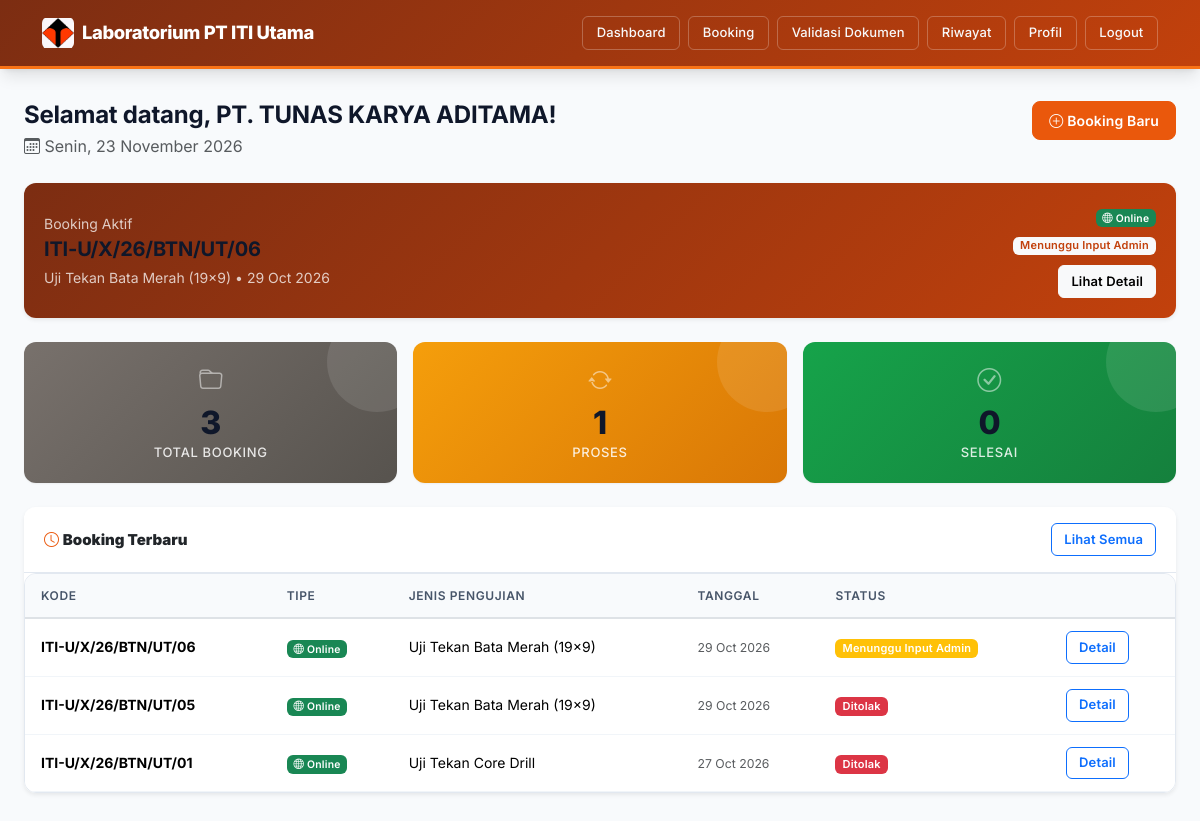
The app's page /pelanggan/dashboard.php (signed in) with its own data.
### tables this page shows
CREATE TABLE `users` (
  `id` bigint(20) UNSIGNED NOT NULL,
  `role` enum('pelanggan','admin','teknisi','owner') NOT NULL DEFAULT 'pelanggan',
  `nama_lengkap` varchar(150) NOT NULL,
  `nama_perusahaan` varchar(150) DEFAULT NULL COMMENT 'Diisi jika role = pelanggan (perusahaan/kontraktor)',
  `email` varchar(150) NOT NULL,
  `no_telepon` varchar(20) DEFAULT NULL,
  `alamat` text DEFAULT NULL,
  `password` varchar(255) NOT NULL,
  `foto_profil` varchar(255) DEFAULT NULL,
  `status_aktif` tinyint(1) NOT NULL DEFAULT 1,
  `email_verified_at` timestamp NULL DEFAULT NULL,
  `remember_token` varchar(100) DEFAULT NULL,
  `created_at` timestamp NULL DEFAULT current_timestamp(),
  `updated_at` timestamp NULL DEFAULT current_timestamp() ON UPDATE current_timestamp()
);

CREATE TABLE `bookings` (
  `id` bigint(20) UNSIGNED NOT NULL,
  `kode_booking` varchar(30) NOT NULL COMMENT 'Contoh: BK-20260716-0001',
  `user_id` bigint(20) UNSIGNED NOT NULL COMMENT 'Pelanggan yang melakukan booking',
  `jenis_pengujian_id` bigint(20) UNSIGNED NOT NULL,
  `penanggung_jawab` varchar(150) NOT NULL,
  `jumlah_sampel` int(10) UNSIGNED NOT NULL DEFAULT 1,
  `tanggal_pengujian_diminta` date NOT NULL,
  `dokumen_persyaratan` varchar(255) DEFAULT NULL COMMENT 'Path file dokumen yang diunggah',
  `estimasi_biaya` decimal(12,2) NOT NULL DEFAULT 0.00,
  `catatan_pelanggan` text DEFAULT NULL,
  `objek_pengujian` varchar(255) DEFAULT NULL,
  `proyek` varchar(255) DEFAULT NULL,
  `lokasi` varchar(255) DEFAULT NULL,
  `supplier` varchar(255) DEFAULT NULL,
  `tipe_booking` enum('online','offline') NOT NULL DEFAULT 'online',
  `bukti_transfer` varchar(255) DEFAULT NULL COMMENT 'Path file bukti transfer pembayaran',
  `status_booking` enum('menunggu_verifikasi','menunggu_pembayaran','pembayaran_diverifikasi','booking_diterima','jadwal_ditentukan','sampel_diterima','menunggu_diuji','sedang_diuji','menunggu_input_admin','validasi_hasil','selesai','ditolak') NOT NULL DEFAULT 'menunggu_verifikasi',
  `alasan_ditolak` text DEFAULT NULL,
  `diverifikasi_oleh` bigint(20) UNSIGNED DEFAULT NULL COMMENT 'Admin yang memverifikasi',
  `diverifikasi_pada` timestamp NULL DEFAULT NULL,
  `diverifikasi_pembayaran_oleh` bigint(20) UNSIGNED DEFAULT NULL,
  `tanggal_pembayaran` timestamp NULL DEFAULT NULL,
  `created_at` timestamp NULL DEFAULT current_timestamp(),
  `updated_at` timestamp NULL DEFAULT current_timestamp() ON UPDATE current_timestamp(),
  `mutu_beton` varchar(20) DEFAULT NULL,
  `sample_berat` decimal(10,2) DEFAULT NULL,
  `sample_diameter` decimal(10,2) DEFAULT NULL,
  `sample_tinggi` decimal(10,2) DEFAULT NULL,
  `sample_bentang_l` decimal(10,2) DEFAULT NULL,
  `sample_dimensi_b` decimal(10,2) DEFAULT NULL,
  `sample_dimensi_h` decimal(10,2) DEFAULT NULL,
  `sample_jenis_baja` varchar(20) DEFAULT NULL,
  `sample_panjang` decimal(10,2) DEFAULT NULL,
  `tambahan_cetak` tinyint(1) NOT NULL DEFAULT 0 COMMENT 'Pemotongan, Setting & Cetak Benda Uji (+250.000)',
  `tambahan_setting` tinyint(1) NOT NULL DEFAULT 0
);

CREATE TABLE `jenis_pengujian` (
  `id` bigint(20) UNSIGNED NOT NULL,
  `kategori` enum('beton','tanah','besi') NOT NULL,
  `nama_pengujian` varchar(150) NOT NULL,
  `deskripsi` text DEFAULT NULL,
  `satuan_sampel` varchar(50) DEFAULT NULL COMMENT 'Contoh: buah, titik, batang',
  `estimasi_durasi_hari` int(10) UNSIGNED DEFAULT NULL COMMENT 'Estimasi lama pengujian dalam hari',
  `harga` decimal(12,2) NOT NULL DEFAULT 0.00,
  `status_aktif` tinyint(1) NOT NULL DEFAULT 1,
  `created_at` timestamp NULL DEFAULT current_timestamp(),
  `updated_at` timestamp NULL DEFAULT current_timestamp() ON UPDATE current_timestamp()
);

### config/auth.php (called while the page is built, shortened)
<?php
function currentUser($pdo) {
    $stmt = $pdo->prepare("SELECT * FROM users WHERE id = ?");
    $stmt->execute([$_SESSION['user_id']]);
    return $stmt->fetch();
}

### config/labels.php (called while the page is built, shortened)
<?php
function labelStatus($status) {
    $map = [
        'menunggu_verifikasi'   => ['Menunggu Verifikasi', 'secondary'],
        'booking_diterima'      => ['Booking Diterima', 'info'],
        'jadwal_ditentukan'     => ['Jadwal Ditentukan', 'info'],
        'sampel_diterima'       => ['Sampel Diterima', 'primary'],
        'menunggu_diuji'        => ['Menunggu Diuji', 'warning'],
        'sedang_diuji'          => ['Sedang Diuji', 'primary'],
        'menunggu_input_admin'  => ['Menunggu Input Admin', 'warning'],
        'validasi_hasil'        => ['Validasi Hasil', 'warning'],
        'menunggu_pembayaran'   => ['Menunggu Pembayaran', 'warning'],
        'selesai'               => ['Selesai', 'success'],
        'ditolak'               => ['Ditolak', 'danger'],
    ];
    return $map[$status] ?? [$status, 'secondary'];
}

### pelanggan/dashboard.php (the view, shortened to what this page needs)
<?php
require '../config/database.php';
require '../config/auth.php';
$user = currentUser($pdo);
$hari = ['Minggu','Senin','Selasa','Rabu','Kamis','Jumat','Sabtu'];
$bulanArr = ['Januari','Februari','Maret','April','Mei','Juni','Juli','Agustus','September','Oktober','November','Desember'];
$tanggalHari = $hari[date('w')] . ', ' . date('d') . ' ' . $bulanArr[date('m')-1] . ' ' . date('Y');
$stmt = $pdo->prepare("SELECT status_booking, COUNT(*) as jumlah FROM bookings WHERE user_id = ? GROUP BY status_booking");
$stmt->execute([$user['id']]);
$ringkasan = $stmt->fetchAll();
$totalBooking = array_sum(array_column($ringkasan, 'jumlah'));
$totalProses = 0;
foreach ($ringkasan as $r) {
    if (!in_array($r['status_booking'], ['selesai', 'ditolak'], true)) {
        $totalProses += (int) $r['jumlah'];
    }
}
$bookingAktif = $pdo->prepare(
    "SELECT b.*, j.nama_pengujian FROM bookings b
     JOIN jenis_pengujian j ON b.jenis_pengujian_id = j.id
     WHERE b.user_id = ? AND b.status_booking NOT IN ('selesai','ditolak')
     ORDER BY b.created_at DESC LIMIT 1"
);
$bookingAktif->execute([$user['id']]);
$aktif = $bookingAktif->fetch();
$bookingSelesai = $pdo->prepare("SELECT COUNT(*) FROM bookings WHERE user_id = ? AND status_booking = 'selesai'");
$bookingSelesai->execute([$user['id']]);
$totalSelesai = $bookingSelesai->fetchColumn();
$stmtAll = $pdo->prepare(
    "SELECT b.*, j.nama_pengujian FROM bookings b
     JOIN jenis_pengujian j ON b.jenis_pengujian_id = j.id
     WHERE b.user_id = ? ORDER BY b.created_at DESC LIMIT 5"
);
$stmtAll->execute([$user['id']]);
$daftarTerbaru = $stmtAll->fetchAll();
require '../config/labels.php';
?>
<!DOCTYPE html>
<html lang="id">
<head>
    <link href="https://cdn.jsdelivr.net/npm/bootstrap@5.3.3/dist/css/bootstrap.min.css" rel="stylesheet">
    <link href="../assets/css/style.css" rel="stylesheet">
    <link href="https://cdn.jsdelivr.net/npm/bootstrap-icons@1.11.3/font/bootstrap-icons.min.css" rel="stylesheet">
</head>
<body>
    <nav class="navbar navbar-expand-lg navbar-custom navbar-pelanggan">
        <div class="container">
            <a class="navbar-brand text-white" href="dashboard.php"><img src="../img1.jpeg" alt="Logo"> Laboratorium PT ITI Utama</a>
            <div class="collapse navbar-collapse" id="navPelanggan">
                <div class="ms-auto d-flex align-items-center gap-2 nav-actions">
                    <a href="dashboard.php" class="btn btn-outline-light btn-sm">Dashboard</a>
                    <a href="booking.php" class="btn btn-outline-light btn-sm">Booking</a>
                    <a href="cek_booking.php" class="btn btn-outline-light btn-sm">Validasi Dokumen</a>
                    <a href="riwayat.php" class="btn btn-outline-light btn-sm">Riwayat</a>
                    <a href="profil.php" class="btn btn-outline-light btn-sm">Profil</a>
                    <a href="../auth/logout.php" class="btn btn-outline-light btn-sm">Logout</a>
                </div>
            </div>
        </div>
    </nav>
    <div class="page-container">
        <div class="d-flex justify-content-between align-items-start flex-wrap gap-2 mb-4">
            <div>
                <h4 class="mb-1">Selamat datang, <?= htmlspecialchars($user['nama_lengkap']) ?>!</h4>
                <p class="text-muted mb-0"><i class="bi bi-calendar3"></i> <?= $tanggalHari ?></p>
            </div>
            <a href="booking.php" class="btn btn-primary"><i class="bi bi-plus-circle"></i> Booking Baru</a>
        </div>
        <?php if ($aktif): [$label, $warna] = labelStatus($aktif['status_booking']); ?>
        <div class="card border-0 shadow-sm mb-4" style="background: linear-gradient(135deg, #7c2d12, #c2410c); color: #fff;">
            <div class="card-body">
                <div class="d-flex justify-content-between align-items-center">
                    <div>
                        <small class="opacity-75">Booking Aktif</small>
                        <h5 class="mb-1"><?= htmlspecialchars($aktif['kode_booking']) ?></h5>
                        <small class="opacity-75"><?= htmlspecialchars($aktif['nama_pengujian']) ?> &bull; <?= $aktif['tanggal_pengujian_diminta'] ? date('d M Y', strtotime($aktif['tanggal_pengujian_diminta'])) : '-' ?></small>
                    </div>
                    <div class="text-end">
                        <?php if (($aktif['tipe_booking'] ?? 'online') === 'online'): ?>
                            <span class="badge bg-success mb-1" style="font-size: 0.65rem;"><i class="bi bi-globe"></i> Online</span>
                        <?php else: ?>
                            <span class="badge bg-info mb-1" style="font-size: 0.65rem;"><i class="bi bi-building"></i> Offline</span>
                        <?php endif; ?>
                        <br>
                        <span class="badge bg-light" style="color: #c2410c;"><?= $label ?></span>
                        <br>
                        <a href="detail_booking.php?id=<?= $aktif['id'] ?>" class="btn btn-sm btn-light mt-2">Lihat Detail</a>
                    </div>
                </div>
            </div>
        </div>
        <?php endif; ?>
        <div class="row g-3 mb-4">
            <div class="col-4">
                <div class="card stat-card stat-secondary">
                    <div class="card-body text-center">
                        <i class="bi bi-folder" style="font-size: 1.5rem; opacity: 0.5;"></i>
                        <h3 class="mb-0 mt-1"><?= $totalBooking ?></h3>
                        <p>Total Booking</p>
                    </div>
                </div>
            </div>
            <div class="col-4">
                <div class="card stat-card stat-warning">
                    <div class="card-body text-center">
                        <i class="bi bi-arrow-repeat" style="font-size: 1.5rem; opacity: 0.5;"></i>
                        <h3 class="mb-0 mt-1"><?= $totalProses ?></h3>
                        <p>Proses</p>
                    </div>
                </div>
            </div>
            <div class="col-4">
                <div class="card stat-card stat-success">
                    <div class="card-body text-center">
                        <i class="bi bi-check-circle" style="font-size: 1.5rem; opacity: 0.5;"></i>
                        <h3 class="mb-0 mt-1"><?= $totalSelesai ?></h3>
                        <p>Selesai</p>
                    </div>
                </div>
            </div>
        </div>
        <div class="card border-0 shadow-sm">
            <div class="card-header bg-white d-flex justify-content-between align-items-center">
                <span><i class="bi bi-clock text-primary"></i> <strong>Booking Terbaru</strong></span>
                <a href="riwayat.php" class="btn btn-sm btn-outline-primary">Lihat Semua</a>
            </div>
            <div class="card-body p-0">
                <?php if (empty($daftarTerbaru)): ?>
                    <div class="text-center py-5">
                        <i class="bi bi-inbox text-muted" style="font-size: 3rem;"></i>
                        <p class="text-muted mt-2 mb-3">Belum ada booking.</p>
                        <a href="booking.php" class="btn btn-primary btn-sm">Buat Sekarang</a>
                    </div>
                <?php else: ?>
                <div class="table-responsive">
                    <table class="table table-hover mb-0">
                        <thead><tr><th>Kode</th><th>Tipe</th><th>Jenis Pengujian</th><th>Tanggal</th><th>Status</th><th></th></tr></thead>
                        <tbody>
                            <?php
                            foreach ($daftarTerbaru as $b): [$label, $warna] = labelStatus($b['status_booking']);
                            ?>
                            <tr>
                                <td><strong><?= htmlspecialchars($b['kode_booking']) ?></strong></td>
                                <td>
                                    <?php if (($b['tipe_booking'] ?? 'online') === 'online'): ?>
                                        <span class="badge bg-success" style="font-size: 0.65rem;"><i class="bi bi-globe"></i> Online</span>
                                    <?php else: ?>
                                        <span class="badge bg-info" style="font-size: 0.65rem;"><i class="bi bi-building"></i> Offline</span>
                                    <?php endif; ?>
                                </td>
                                <td><?= htmlspecialchars($b['nama_pengujian']) ?></td>
                                <td><small class="text-muted"><?= date('d M Y', strtotime($b['created_at'])) ?></small></td>
                                <td><span class="badge bg-<?= $warna ?>"><?= $label ?></span></td>
                                <td><a href="detail_booking.php?id=<?= $b['id'] ?>" class="btn btn-sm btn-outline-primary">Detail</a></td>
                            </tr>
                            <?php endforeach; ?>
                        </tbody>
                    </table>
                </div>
                <?php endif; ?>
            </div>
        </div>
    </div>
</body>
</html>

### records on screen
users: nama_lengkap "PT. TUNAS KARYA ADITAMA"
bookings: kode_booking "ITI-U/X/26/BTN/UT/06", tanggal_pengujian_diminta "29 Oct 2026", tipe_booking "online" (drawn), jenis_pengujian.nama_pengujian "Uji Tekan Bata Merah (19x9)", created_at "29 Oct 2026", label "Menunggu Input Admin"
jenis_pengujian: nama_pengujian "Uji Tekan Bata Merah (19x9)"
bookings: kode_booking "ITI-U/X/26/BTN/UT/05", tipe_booking "online" (drawn), jenis_pengujian.nama_pengujian "Uji Tekan Bata Merah (19x9)", created_at "29 Oct 2026", label "Ditolak"
bookings: kode_booking "ITI-U/X/26/BTN/UT/01", tipe_booking "online" (drawn), jenis_pengujian.nama_pengujian "Uji Tekan Core Drill", created_at "27 Oct 2026", label "Ditolak"

### other values on screen
$label "Menunggu Input Admin"
$totalBooking "3"
$totalProses "1"
$totalSelesai "0"
